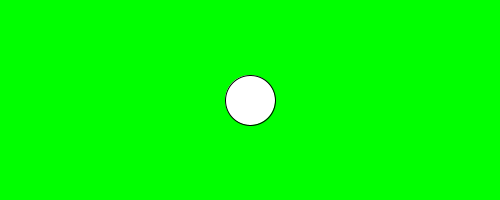
Frame 1 (no input)
Frame 60 (the mouse pressed at the canvas centre just before this capture): identical to frame 1, image omitted
Frame 120 (the mouse held since frame 60 and released just before this capture): identical to frame 1, image omitted

The Processing sketch that drew this single still picture (run headless with seeded random() and noise(); from frame 60 on, the mouse is pressed at the canvas centre):

// Processing sketch: random_y_variables
// ── random_y_variables.pde
int posX;
int posY;

void setup() {
  size(500, 200);
  posX = width/2;
  posY = height/2;
}

void draw() {
  background(0,255,0);
  if (mousePressed && mouseX>width/2) {
    posX += random(5);
    posY += random(5);
  }

  if (mousePressed && mouseX<width/2) {
    posX -= random(5);
    posY -= random(5);
  }

  circle(posX, posY, 50);
}
